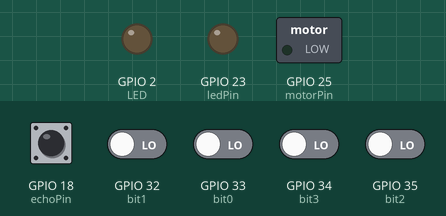
Simulated run of this sketch. Board: ESP32. On the bench: switched loads named in the sketch (green lamp = pin HIGH), output pins drawn as LEDs (lit = HIGH). The inputs (shaded band) are chosen by the test bench; at power-on: GPIO 18 (echoPin), GPIO 32 (bit1), GPIO 33 (bit0), GPIO 34 (bit3), GPIO 35 (bit2) LOW. Nothing arrives over Bluetooth unless stated; what the sketch prints to the serial monitor is not drawn.

Above: at 1.2 s.
1.3 s: GPIO 18 (echoPin) pulsed HIGH 2 times (0.12 s each, 0.3 s apart)
At 2.4 s:
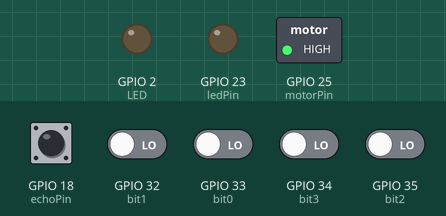
Timing chart, 0 to 4.3 s (numbered marks = the images above; inputs shaded):
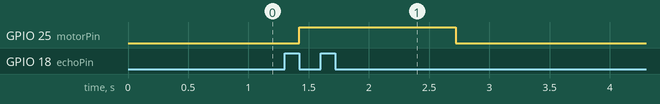

The sketch:

ultrasonic_sensor.ino
```cpp
#include "BluetoothSerial.h"
#if !defined(CONFIG_BT_ENABLED) || !defined(CONFIG_BLUEDROID_ENABLED)
#error Bluetooth is not enabled! Please run 'make menuconfig' to and enable it
#endif

#if !defined(CONFIG_BT_SPP_ENABLED)
#error Serial Bluetooth not available or not enabled. It is only available for the ESP32 chip.
#endif

BluetoothSerial SerialBT;

//RIGHT WHEEL
const int ledPin = 23;
const int freq = 16;
const int ledChannel = 0;
const int resolution = 16;

//LEFT WHEEL
const int freqLeftWheel = 1000;
const int echoPin = 18;
const int motorPin = 25;
const int motorChannel = 1;

//Difference between ultrasonic sensor.
float diff = 0;
float dac3=0;
float dac2=0;
float dac1=0;
float dac0=0;

//define sound speed in cm/uS
#define SOUND_SPEED 0.034
#define LED 2  // pin 2 will flash for debug only

#define bit3 34
#define bit2 35
#define bit1 32
#define bit0 33

long duration=0;
float distanceCM=0;
float dutyCycle=0;
float voltage=0;

void setup() {
  // put your setup code here, to run once:
  Serial.begin(115200); // uart setup
  SerialBT.begin("Machine");
  Serial.println("The device started, you may now pair it with bluetooth");
  pinMode(LED,OUTPUT); //set up pin 2 as output

  pinMode(echoPin, INPUT);
  pinMode(bit3, INPUT);
  pinMode(bit2, INPUT);
  pinMode(bit1, INPUT);
  pinMode(bit0, INPUT);

  ledcSetup(ledChannel, freq, resolution); //set pwn freq and resulution
  ledcAttachPin(ledPin, ledChannel); //select pwm outpit pin and channel
  ledcWrite(ledChannel, 11); // set dutycycle to 11/65536 (10u out of 62.5ms)

  ledcSetup(motorChannel,freqLeftWheel, resolution);
  ledcAttachPin(motorPin,motorChannel);

}

void loop() {
  // Reads the echoPin, returns the sound wave travel time in microseconds
  duration = pulseIn(echoPin, HIGH);

  dac3 = digitalRead(bit3) *3.3;
  dac2 = digitalRead(bit2) *3.3;
  dac1 = digitalRead(bit1) *3.3;
  dac0 = digitalRead(bit0) *3.3;
  dutyCycle= duration * 0.000001*100/0.06;
  voltage = dutyCycle*3.3*9.5/100;
  // Calculate the distance
  distanceCM = duration * SOUND_SPEED/2;
  diff = voltage - ((3.3- ((dac3*8 + dac2*4 + dac1*2 + dac0*1)/15)));
  if (diff <= 0){
    diff =0.0;
  }
  if (diff>=3.3){
    diff=3.3;
  }
  ledcWrite(motorChannel, (diff/3.3) * 65536);
 //   Serial.print("Distance (cm): ");
//  Serial.println(distanceCM);
//    Serial.println(dac3);
//      Serial.println(dac2);
//        Serial.println(dac1);
//          Serial.println(dac0);
//  Serial.println(voltage);
//   Serial.print("Diff = ");
//   Serial.println(diff);
}
```

Measured:
- after the input at 1.3 s, GPIO 25 (motorPin): LOW → HIGH after 0.12 s, → LOW 1.3 s later
